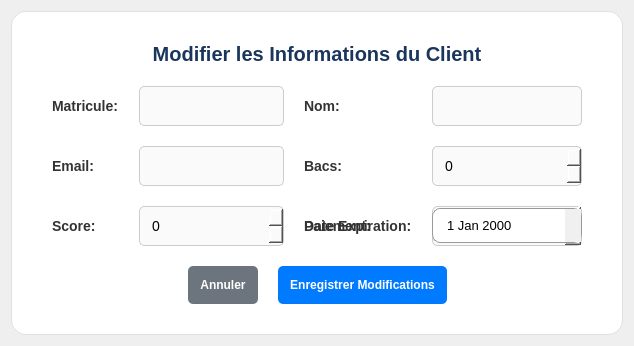
             <widget class="QWidget" name="page_modifier_client_wrapper">
              <layout class="QVBoxLayout" name="verticalLayout_modifier_client_wrapper">
               <item>
                <spacer name="vs_m1_client">
                 <property name="orientation">
                  <enum>Qt::Orientation::Vertical</enum>
                 </property>
                 <property name="sizeHint" stdset="0">
                  <size>
                   <width>0</width>
                   <height>0</height>
                  </size>
                 </property>
                </spacer>
               </item>
               <item>
                <widget class="QFrame" name="formCard_modifier">
                 <property name="styleSheet">
                  <string notr="true">
                   QFrame#formCard_modifier { background-color: white; border-radius: 15px; border: 1px solid #e0e0e0; }
                   QLabel { color: #333; font-size: 14px; font-weight: bold; }
                   QLineEdit, QComboBox, QSpinBox { padding: 10px; border: 1px solid #ccc; border-radius: 5px; font-size: 14px; background-color: #fafafa; color: black; }
                   QPushButton#btn_save_modifier { background-color: #007bff; color: white; font-weight: bold; border-radius: 5px; padding: 12px; }
                   QPushButton#btn_annuler_modifier { background-color: #6c757d; color: white; font-weight: bold; border-radius: 5px; padding: 12px; }
                  </string>
                 </property>
                 <layout class="QVBoxLayout">
                  <property name="spacing">
                   <number>20</number>
                  </property>
                  <property name="leftMargin">
                   <number>40</number>
                  </property>
                  <property name="topMargin">
                   <number>30</number>
                  </property>
                  <property name="rightMargin">
                   <number>40</number>
                  </property>
                  <property name="bottomMargin">
                   <number>30</number>
                  </property>
                  <item>
                   <widget class="QLabel" name="label3">
                    <property name="styleSheet">
                     <string notr="true">font-size: 20px; color: #1A365D;</string>
                    </property>
                    <property name="text">
                     <string>Modifier les Informations du Client</string>
                    </property>
                    <property name="alignment">
                     <set>Qt::AlignmentFlag::AlignCenter</set>
                    </property>
                   </widget>
                  </item>
                  <item>
                   <layout class="QGridLayout" name="grid_modifier">
                    <property name="verticalSpacing">
                     <number>20</number>
                    </property>
                    <item row="0" column="0">
                     <widget class="QLabel" name="label">
                      <property name="text">
                       <string>Matricule:</string>
                      </property>
                     </widget>
                    </item>
                    <item row="0" column="1">
                     <widget class="QLineEdit" name="input_matricule_modifier"/>
                    </item>
                    <item row="0" column="2">
                     <widget class="QLabel" name="label">
                      <property name="text">
                       <string>Nom:</string>
                      </property>
                     </widget>
                    </item>
                    <item row="0" column="3">
                     <widget class="QLineEdit" name="input_nom_modifier"/>
                    </item>
                    <item row="1" column="0">
                     <widget class="QLabel" name="label">
                      <property name="text">
                       <string>Email:</string>
                      </property>
                     </widget>
                    </item>
                    <item row="1" column="1">
                     <widget class="QLineEdit" name="input_email_modifier"/>
                    </item>
                    <item row="1" column="2">
                     <widget class="QLabel" name="label">
                      <property name="text">
                       <string>Bacs:</string>
                      </property>
                     </widget>
                    </item>
                    <item row="1" column="3">
                     <widget class="QSpinBox" name="input_bacs_modifier">
                      <property name="maximum">
                       <number>999</number>
                      </property>
                     </widget>
                    </item>
                    <item row="2" column="0">
                     <widget class="QLabel" name="label">
                      <property name="text">
                       <string>Score:</string>
                      </property>
                     </widget>
                    </item>
                    <item row="2" column="1">
                     <widget class="QSpinBox" name="input_score_modifier">
                      <property name="maximum">
                       <number>9999</number>
                      </property>
                     </widget>
                    </item>
                    <item row="2" column="2">
                     <widget class="QLabel" name="label">
                      <property name="text">
                       <string>Paiement:</string>
                      </property>
                     </widget>
                    </item>
                    <item row="2" column="3">
                     <widget class="QComboBox" name="input_paiement_modifier">
                      <item>
                       <property name="text">
                        <string>Payé</string>
                       </property>
                      </item>
                      <item>
                       <property name="text">
                        <string>En Retard</string>
                       </property>
                      </item>
                     </widget>
                    </item>
                    <item row="2" column="2">
                     <widget class="QLabel" name="lbl_date_exp_m">
                      <property name="text">
                       <string>Date Expiration:</string>
                      </property>
                     </widget>
                    </item>
                    <item row="2" column="3">
                     <widget class="QDateEdit" name="input_date_expiration_modifier">
                      <property name="minimumSize">
                       <size>
                        <width>150</width>
                        <height>35</height>
                       </size>
                      </property>
                      <property name="styleSheet">
                       <string notr="true">QDateEdit { border: 1px solid #999; border-radius: 8px; padding: 6px 12px; font-size: 13px; background-color: #ffffff; color: #000000; } QDateEdit:focus { border: 2px solid #0066cc; outline: none; background-color: #f9f9f9; } QDateEdit::drop-down { border: none; background-color: #f0f0f0; } QDateEdit::down-arrow { image: none; width: 16px; } QCalendarWidget { background-color: white; color: black; } QCalendarWidget QToolButton { background-color: white; color: black; border: 1px solid #ccc; } QCalendarWidget QAbstractItemView { background-color: white; color: black; }</string>
                      </property>
                      <property name="calendarPopup">
                       <bool>true</bool>
                      </property>
                     </widget>
                    </item>
                   </layout>
                  </item>
                  <item>
                   <layout class="QHBoxLayout">
                    <item>
                     <spacer>
                      <property name="orientation">
                       <enum>Qt::Orientation::Horizontal</enum>
                      </property>
                      <property name="sizeHint" stdset="0">
                       <size>
                        <width>0</width>
                        <height>0</height>
                       </size>
                      </property>
                     </spacer>
                    </item>
                    <item>
                     <widget class="QPushButton" name="btn_annuler_modifier">
                      <property name="text">
                       <string>Annuler</string>
                      </property>
                     </widget>
                    </item>
                    <item>
                     <widget class="QPushButton" name="btn_save_modifier">
                      <property name="text">
                       <string>Enregistrer Modifications</string>
                      </property>
                     </widget>
                    </item>
                    <item>
                     <spacer>
                      <property name="orientation">
                       <enum>Qt::Orientation::Horizontal</enum>
                      </property>
                      <property name="sizeHint" stdset="0">
                       <size>
                        <width>0</width>
                        <height>0</height>
                       </size>
                      </property>
                     </spacer>
                    </item>
                   </layout>
                  </item>
                 </layout>
                </widget>
               </item>
               <item>
                <spacer name="vs_m2_client">
                 <property name="orientation">
                  <enum>Qt::Orientation::Vertical</enum>
                 </property>
                 <property name="sizeHint" stdset="0">
                  <size>
                   <width>0</width>
                   <height>0</height>
                  </size>
                 </property>
                </spacer>
               </item>
              </layout>
             </widget>
